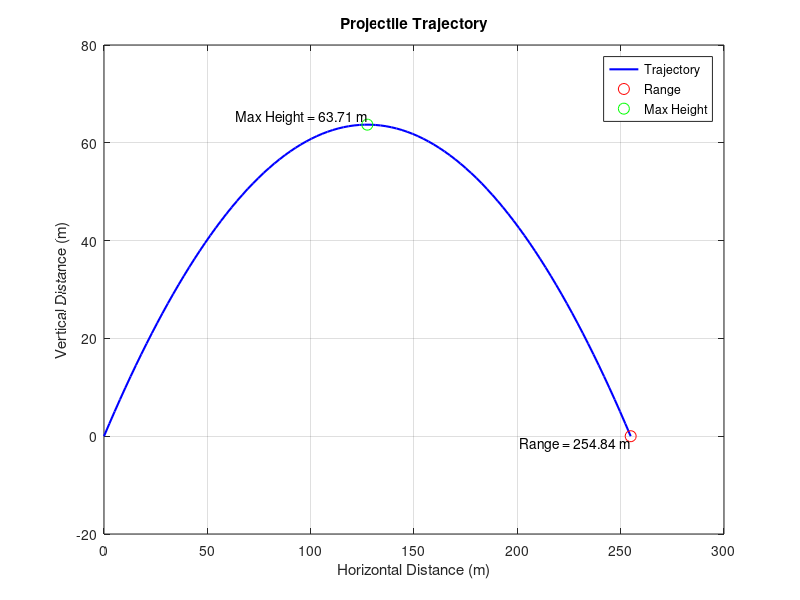

Here is the MATLAB script that generated this plot:
% Define parameters
initial_velocity = 50; % Initial velocity in m/s (adjustable)
launch_angle_deg = 45; % Launch angle in degrees (adjustable)
g = 9.81; % Gravitational acceleration in m/s^2

% Convert angle to radians
launch_angle_rad = deg2rad(launch_angle_deg);

% Calculate initial velocity components
vx = initial_velocity * cos(launch_angle_rad); % Horizontal velocity component
vy = initial_velocity * sin(launch_angle_rad); % Vertical velocity component

% Time of flight
time_of_flight = (2 * vy) / g;

% Range (horizontal distance)
range = vx * time_of_flight;

% Maximum height
max_height = (vy^2) / (2 * g);

% Time vector
t = linspace(0, time_of_flight, 100); % 100 points for smooth curve

% Trajectory equations
x = vx * t; % Horizontal position
y = vy * t - (0.5 * g * t.^2); % Vertical position

% Plot the trajectory
figure;
plot(x, y, 'b-', 'LineWidth', 1.5);
hold on;

% Plot range and max height
plot(range, 0, 'ro', 'MarkerSize', 8, 'DisplayName', 'Range');
plot(range / 2, max_height, 'go', 'MarkerSize', 8, 'DisplayName', 'Max Height');
text(range, 0, sprintf('Range = %.2f m', range), 'VerticalAlignment', 'top', 'HorizontalAlignment', 'right');
text(range / 2, max_height, sprintf('Max Height = %.2f m', max_height), 'VerticalAlignment', 'bottom', 'HorizontalAlignment', 'right');

% Labeling the plot
xlabel('Horizontal Distance (m)');
ylabel('Vertical Distance (m)');
title('Projectile Trajectory');
legend('Trajectory', 'Range', 'Max Height');
grid on;

hold off;
